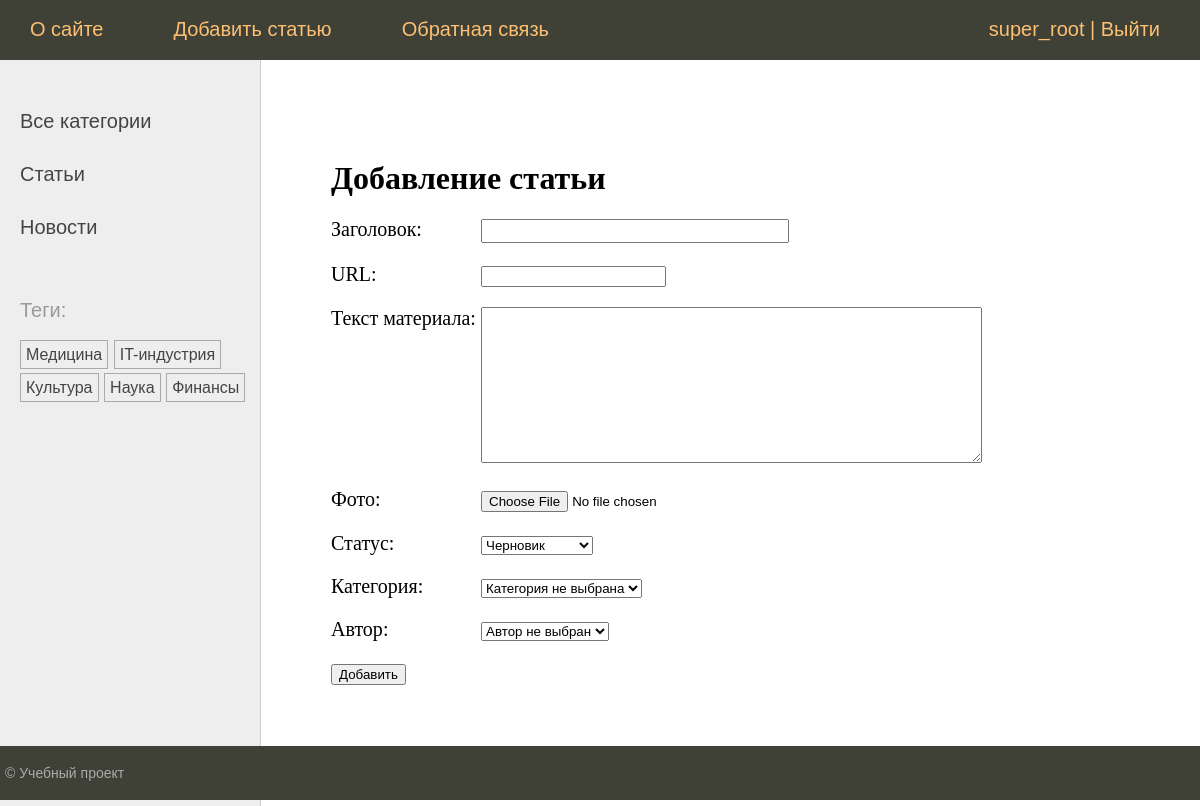
Page /addpage/ (signed in) on the committed database.
### neapp/models.py (models this page shows, shortened)
class Category(models.Model):
    name = models.CharField(max_length=100, db_index=True, verbose_name="Категория")
    slug = models.SlugField(max_length=255, unique=True, db_index=True)
    class Meta:
        verbose_name = 'Категория'
        verbose_name_plural = 'Категории'
    def __str__(self):
        return self.name
    def get_absolute_url(self):
        return reverse('category', kwargs={'cat_slug': self.slug})

class TagPost(models.Model):
    tag = models.CharField(max_length=100, db_index=True)
    slug = models.SlugField(max_length=255, unique=True, db_index=True)
    def get_absolute_url(self):
        return reverse('tag', kwargs={'tag_slug': self.slug})

### neapp/views.py (the view, shortened to what this page needs)
# urls.py: path('addpage/', views.AddPage.as_view(), name='add_page'),
class AddPage(PermissionRequiredMixin, LoginRequiredMixin, View):      #63. Наследуемый класс LoginRequiredMixin накладывает ограничение на страницу Добавления Статей для неавторизированных пользователей.
    permission_required = 'neapp.add_post'
    def get(self, request):
        form = AddPostForm()
        return render(request, 'neapp/addpage.html', {'menu': menu, 'title': 'Добавление статьи', 'form': form})

### neapp/forms.py (shortened to what this page needs)
class AddPostForm(forms.ModelForm):
    cat = forms.ModelChoiceField(queryset=Category.objects.all(), empty_label="Категория не выбрана", label="Категория")
    author = forms.ModelChoiceField(queryset=Author.objects.all(), empty_label="Автор не выбран", label="Автор")
    class Meta:
        model = Post
        fields = ['title', 'slug', 'content', 'photo', 'is_published']
        widgets = {
            'title': forms.TextInput(attrs={'class': 'form-input'}),
            'content': forms.Textarea(attrs={'cols': 60, 'rows': 10}),
        }
        labels = {'slug': 'URL'}

### neapp/templatetags/neapptags.py (called while the page is built)
@register.inclusion_tag('neapp/list_categories.html')
def show_categories(cat_selected_id=0):
    cats = Category.objects.all()
    return {"cats": cats, "cat_selected": cat_selected_id}

@register.inclusion_tag('neapp/list_tags.html')
def show_all_tags():
    return {"tags": TagPost.objects.all()}

### users/context_processors.py (called while the page is built)
def get_neapp_context(request):
    return {'mainmenu': menu}

### neapp/templates/neapp/addpage.html (shortened to what this page needs)
{% extends 'default.html' %}
{% block content %}
<h1>{{title}}</h1>
<form action="" method="post" enctype="multipart/form-data">
    {% for f in form %}
    <label class="form-label" for="{{ f.id_for_label }}">{{f.label}}: </label>{{ f }}</p>
    {% endfor %}
    <button type="submit">Добавить</button>
</form>
{% endblock %}

### templates/default.html (shortened to what this page needs)
{% load static %}
{% load neapptags %}
<!DOCTYPE html>
<head>
    <link type="text/css" href="{% static 'neapp/css/styles.css' %}" rel="stylesheet" />
</head>
<body>
<table class="table-page" border=0 cellpadding="0" cellspacing="0">
<tr><td valign=top>
{% block mainmenu %}
		<div class="header">
		<ul id="mainmenu" class="mainmenu">
{% for m in mainmenu %}
         <li><a href="{% url m.url_name %}">{{m.title}}</a></li>
{% endfor %}
{% if user.is_authenticated %}
	<li class="last"> <a href="{% url 'users:profile' %}">{{user.username}}</a> | <a href="{% url 'users:logout' %}">Выйти</a></li>
{% else %}
	<li class="last"><a href="{% url 'users:login' %}">Войти</a> | <a href="{% url 'users:register' %}">Регистрация</a></li>
{% endif %}
         	</ul>
         </div>
{% endblock mainmenu %}
<table class="table-content" border=0 cellpadding="0" cellspacing="0">
<tr>
	<td valign="top" class="left-chapters">
	<ul id="leftchapters">
		{% if cat_selected == 0 %}
        <li class="selected">Все категории</li>
		{% else %}
        <li><a href="{% url 'home' %}">Все категории</a></li>
		{% endif %}
		{% show_categories cat_selected %}
		<li>{% show_all_tags %}</li>
	</ul>
</td>
<td valign="top" class="content">
	<div class="content-text">
{% block content %}
{% endblock %}
	</div>
</td></tr></table>
</td></tr>
<tr><td valign=top>
	<div id="footer">
		<p>&copy; Учебный проект</p>
	</div>
</td></tr></table>
</body>
</html>

### neapp/templates/neapp/list_categories.html
{% for cat in cats %}
{% if cat.id == cat_selected %}
<li class="selected">{{ cat.name }}</li>
{% else %}
<li><a href="{{ cat.get_absolute_url }}">{{cat.name}}</a></li>
{% endif %}
{% endfor %}

### neapp/templates/neapp/list_tags.html
{% if tags %}
    Теги:</p>
    <ul class="tags-list">
        {% for t in tags %}
        <li><a href="{{t.get_absolute_url}}">{{t.tag}}</a></li>
        {% endfor %}
    </ul>
{% endif %}

### neapp/static/neapp/css/styles.css (style rules this page uses)
html, body { font-family: 'Arial'; margin: 0; padding: 0; height: 100%; width: 100%; color: #444; }
a { color: #0059b2; text-decoration: none; }
.table-page { width: 100%; height: 100%; vertical-align: top; }
.table-page tr { height: 100%; }
.header { background: #3F4137; height: 60px; }
ul.mainmenu { list-style: none; margin: 0; padding: 0; height: 60px; color: #fdc073; font-size: 20px; overflow: hidden; }
ul.mainmenu li { float: left; margin: 18px 40px 0 30px; }
ul.mainmenu li.last { float: right; }
ul.mainmenu li a { color: #fdc073; text-decoration: none; }
.table-content { width: 100%; min-height: 100%; height: 100%; }
.left-chapters { margin: 0; background: #eee; border-right: 1px solid #ccc; }
.left-chapters ul { width: 230px; margin: 0; padding: 20px 10px 10px 20px; list-style: none; font-size: 20px; }
.left-chapters ul li { margin: 30px 0 0 0; color: #999; }
.left-chapters ul li a { color: #444; text-decoration: none; }
ul.tags-list { width: 100%; margin: 0; padding: 0; list-style: none; }
ul.tags-list li { margin: 0; padding: 0 0 10px; display: inline-block; }
ul.tags-list li a { padding: 5px; font-size: 16px; border: 1px solid #aaa; }
.content { padding: 40px 20px 20px 40px; width: 100%; box-sizing: border-box; }
.content-text { margin: 60px 0 0 30px; color: #000; font-size: 20px; font-family: Yandex Sans Display Light; }
.content-text h1 { font-size: 32px; }
#footer { box-sizing: border-box; background: #3F4137; padding: 5px; color: #aaa; font-size: 14px; font-family: Verdana, Geneva, Arial, Helvetica; text-align: left; overflow: hidden; }
.form-input { width: 300px; font-size: 16px; }
.form-label { display: inline-block; min-width: 150px; vertical-align: top; }

### rows in the picture
Category: name "Статьи"
Category: name "Новости"
TagPost: tag "Медицина"
TagPost: tag "IT-индустрия"
TagPost: tag "Культура"
TagPost: tag "Наука"
TagPost: tag "Финансы"

### other values in the picture
{{ m.title }} "О сайте" "Добавить статью" "Обратная связь"
{{ user.username }} "super_root"
{{ title }} "Добавление статьи"
{{ f.label }} "Заголовок" "URL" "Текст материала" "Фото" "Статус" "Категория" "Автор"
